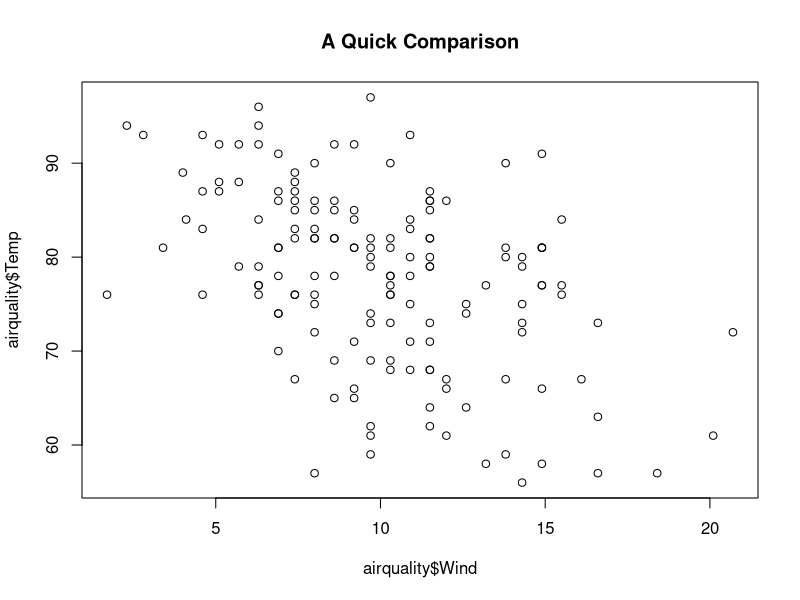
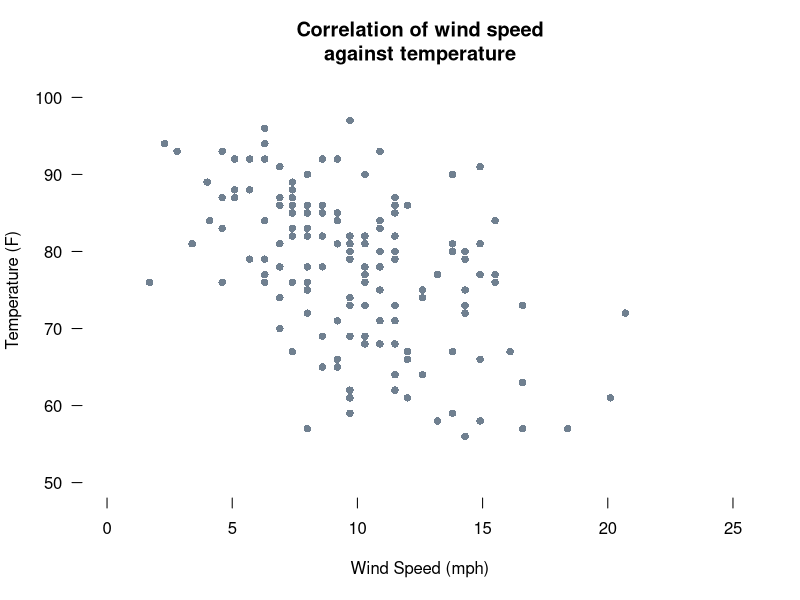
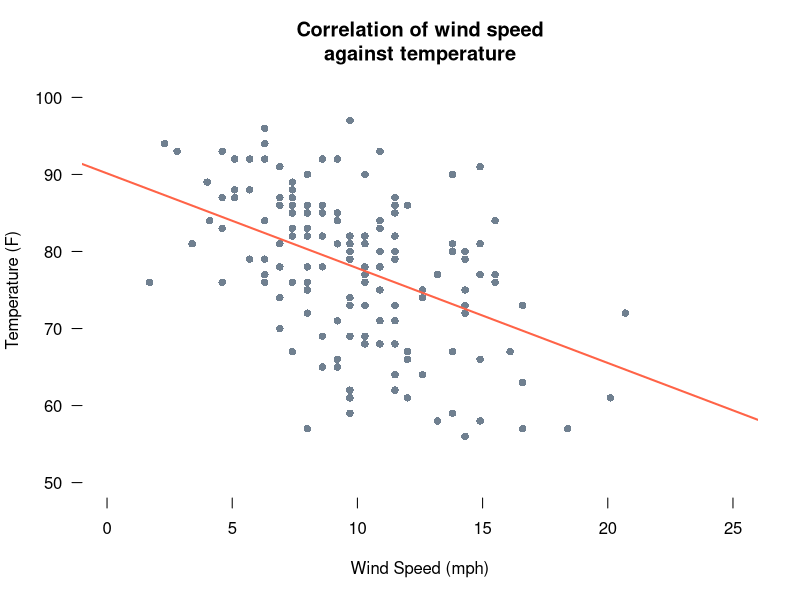

These figures' R source, in order:
## ---- chunk 1
data(airquality)
## ---- chunk 2
head(airquality) # look at the top 5 rows of the data
str(airquality) # how is this data structured
## ---- chunk 3
summary(airquality)
## ---- chunk 4
plot(x = airquality$Wind, # the data for the x-axis
     y = airquality$Temp, # the data for the y-axis
     main = "A Quick Comparison") # the title of the plot
## ---- chunk 5
plot(x = airquality$Wind, # the data for the x-axis
     y = airquality$Temp, # the data for the y-axis
     xlim = c(0,25), # set the x-axis limits
     ylim = c(50,100), # set the y-axis limits
     xlab = "Wind Speed (mph)", # name the x-axis,
     ylab = "Temperature (F)", # name the y-axis,
     pch = 16, # shape of the points 
     col = "slategrey", # colour for the points
     axes = FALSE, # we will edit the axis a little ourselves
     main = "Correlation of wind speed\nagainst temperature") # the title of the plot
axis(1,seq(0,25,5),col = NA, col.ticks = 1) # design the x-axis specifically
axis(2,seq(50,100,10),las=1,col = NA, col.ticks = 1) # design the y-axis specifically

## ---- chunk 6
cor(x = airquality$Wind, y = airquality$Temp)
## ---- chunk 7
cor(x = airquality$Wind, y = airquality$Temp, method="spearman")
## ---- chunk 8
temp_wind_line = lm(formula = Temp ~ Wind, # y-axis variable ~ x-axis variable
   data=airquality) # where are these variables found
summary(temp_wind_line) # 
## ---- chunk 9
plot(x = airquality$Wind, # the data for the x-axis
     y = airquality$Temp, # the data for the y-axis
     xlim = c(0,25), # set the x-axis limits
     ylim = c(50,100), # set the y-axis limits
     xlab = "Wind Speed (mph)", # name the x-axis,
     ylab = "Temperature (F)", # name the y-axis,
     pch = 16, # shape of the points 
     col = "slategrey", # colour for the points
     axes = FALSE, # we will edit the axis a little ourselves
     main = "Correlation of wind speed\nagainst temperature") # the title of the plot
axis(1,seq(0,25,5),col = NA, col.ticks = 1) # design the x-axis specifically
axis(2,seq(50,100,10),las=1,col = NA, col.ticks = 1) # design the y-axis specifically

abline(temp_wind_line, lwd=2,col="tomato")
